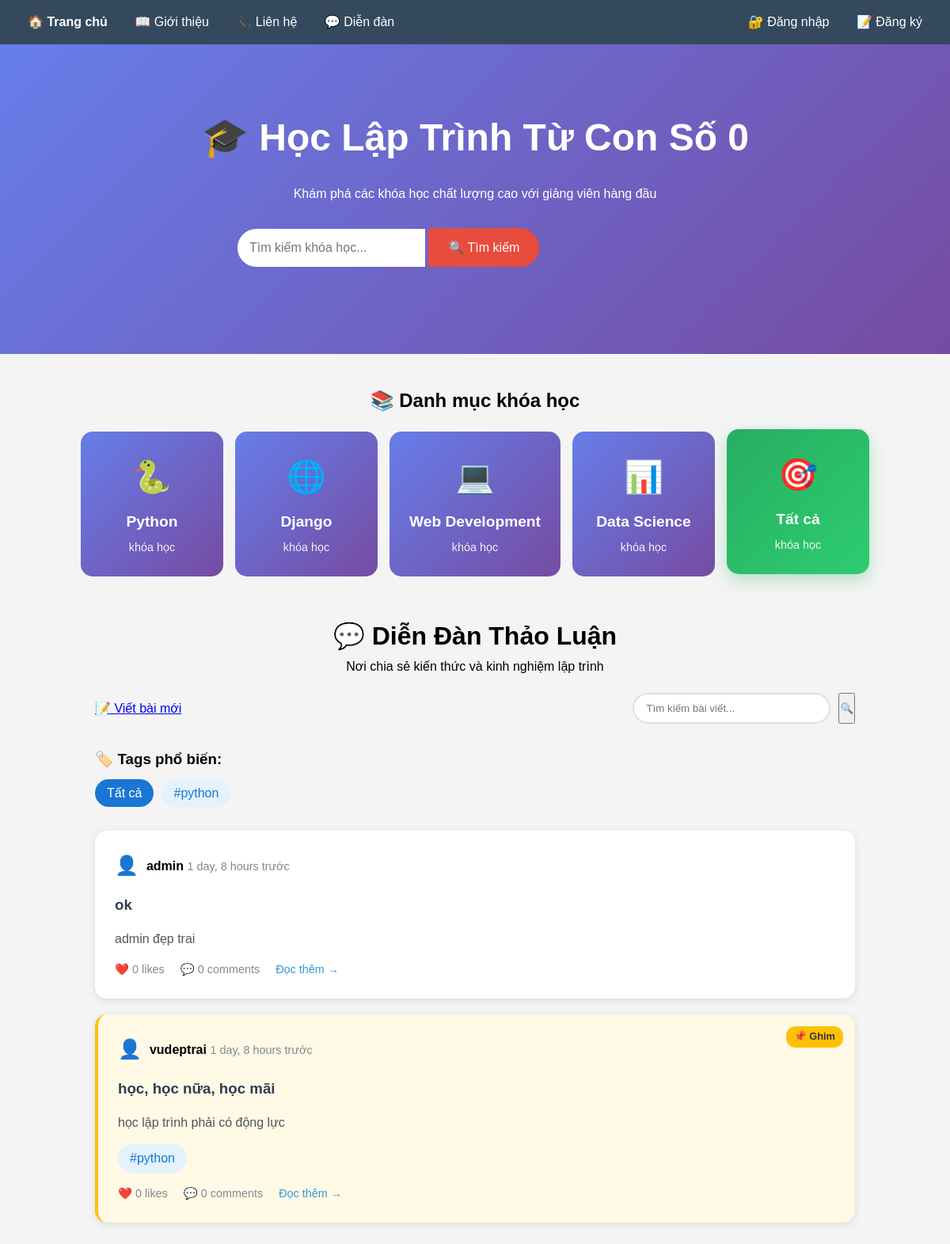
The app's page /forum/ with its own data.
### courses/models.py (models this page shows, shortened)
class ForumPost(models.Model):
    author = models.ForeignKey(User, on_delete=models.CASCADE, verbose_name="Tác giả")
    title = models.CharField(max_length=200, verbose_name="Tiêu đề")
    content = models.TextField(verbose_name="Nội dung")
    created_at = models.DateTimeField(auto_now_add=True, verbose_name="Ngày tạo")
    updated_at = models.DateTimeField(auto_now=True, verbose_name="Ngày cập nhật")
    tags = models.CharField(max_length=100, blank=True, verbose_name="Tags")
    is_pinned = models.BooleanField(default=False, verbose_name="Ghim bài")
    class Meta:
        ordering = ['-is_pinned', '-created_at']
        verbose_name = "Bài viết diễn đàn"
        verbose_name_plural = "Bài viết diễn đàn"

### courses/views.py (the view)
# urls.py: path('forum/', views.forum_list, name='forum_list'),
def forum_list(request):
    search_query = request.GET.get('q', '')
    tag_filter = request.GET.get('tag', '')
    posts = ForumPost.objects.annotate(
        like_count=Count('postlike'),
        comment_count=Count('comments')
    )
    if search_query:
        posts = posts.filter(
            Q(title__icontains=search_query) |
            Q(content__icontains=search_query) |
            Q(tags__icontains=search_query)
        )
    if tag_filter:
        posts = posts.filter(tags__icontains=tag_filter)
    popular_tags = ForumPost.objects.exclude(tags__isnull=True).exclude(tags__exact='')\
        .values_list('tags', flat=True)
    return render(request, 'courses/forum_list.html', {
        'posts': posts,
        'search_query': search_query,
        'tag_filter': tag_filter,
        'popular_tags': popular_tags
    })

### courses/templates/courses/forum_list.html (shortened to what this page needs)
{% extends 'courses/base.html' %}
{% block content %}
<div class="forum-container">
    <div class="forum-header">
        <h1>💬 Diễn Đàn Thảo Luận</h1>
        <p>Nơi chia sẻ kiến thức và kinh nghiệm lập trình</p>
        <div class="forum-actions">
            <a href="{% url 'forum_create' %}" class="btn-primary">📝 Viết bài mới</a>
            <form method="get" class="search-form">
                <input type="text" name="q" placeholder="Tìm kiếm bài viết..." value="{{ search_query }}">
                <button type="submit">🔍</button>
            </form>
        </div>
    </div>
    <div class="popular-tags">
        <h3>🏷️ Tags phổ biến:</h3>
        <div class="tags-list">
            <a href="{% url 'forum_list' %}" class="tag {% if not tag_filter %}active{% endif %}">Tất cả</a>
            {% for tag in popular_tags %}
                {% if tag %}
                <a href="{% url 'forum_list' %}?tag={{ tag }}" class="tag {% if tag_filter == tag %}active{% endif %}">
                    #{{ tag }}
                </a>
                {% endif %}
            {% endfor %}
        </div>
    </div>
    <div class="posts-list">
        {% for post in posts %}
        <div class="post-card {% if post.is_pinned %}pinned{% endif %}">
            {% if post.is_pinned %}<div class="pin-badge">📌 Ghim</div>{% endif %}
            <div class="post-header">
                <div class="author-info">
                    <span class="author-avatar">👤</span>
                    <div>
                        <strong>{{ post.author.username }}</strong>
                        <span class="post-date">{{ post.created_at|timesince }} trước</span>
                    </div>
                </div>
            </div>
            <h3><a href="{% url 'forum_detail' post.id %}">{{ post.title }}</a></h3>
            <div class="post-content-preview">
                {{ post.content|truncatewords:30 }}
            </div>
            {% if post.tags %}
            <div class="post-tags">
                {% for tag in post.tags.split %}
                <span class="tag">#{{ tag }}</span>
                {% endfor %}
            </div>
            {% endif %}
            <div class="post-stats">
                <span class="stat">❤️ {{ post.like_count }} likes</span>
                <span class="stat">💬 {{ post.comment_count }} comments</span>
                <a href="{% url 'forum_detail' post.id %}" class="read-more">Đọc thêm →</a>
            </div>
        </div>
        {% endfor %}
    </div>
</div>
{% endblock %}

### courses/templates/courses/base.html (style rules this page uses)
* { box-sizing: border-box; margin: 0; padding: 0; }
body { font-family: Arial, sans-serif; margin: 0; padding: 0; background-color: #f4f4f4; line-height: 1.6; }

### courses/templates/courses/forum_list.html (style rules this page uses)
.forum-container { max-width: 1000px; margin: 0 auto; padding: 20px; }
.forum-header { text-align: center; margin-bottom: 30px; }
.forum-actions { display: flex; justify-content: space-between; align-items: center; margin-top: 20px; flex-wrap: wrap; gap: 15px; }
.search-form { display: flex; gap: 10px; }
.search-form input { padding: 10px 15px; border: 2px solid #e0e0e0; border-radius: 25px; min-width: 250px; }
.popular-tags { margin: 30px 0; }
.tags-list { display: flex; flex-wrap: wrap; gap: 10px; margin-top: 10px; }
.tag { padding: 5px 15px; background: #e3f2fd; border-radius: 20px; text-decoration: none; color: #1976d2; transition: all 0.3s ease; }
.tag:hover, .tag.active { background: #1976d2; color: white; }
.posts-list { display: flex; flex-direction: column; gap: 20px; }
.post-card { background: white; padding: 25px; border-radius: 15px; box-shadow: 0 2px 10px rgba(0,0,0,0.1); transition: all 0.3s ease; position: relative; }
.post-card.pinned { border-left: 4px solid #ffc107; background: #fff9e6; }
.pin-badge { position: absolute; top: 15px; right: 15px; background: #ffc107; color: #333; padding: 3px 10px; border-radius: 12px; font-size: 0.8em; font-weight: bold; }
.post-header { display: flex; justify-content: space-between; align-items: center; margin-bottom: 15px; }
.author-info { display: flex; align-items: center; gap: 10px; }
.author-avatar { font-size: 1.5em; }
.post-date { color: #7f8c8d; font-size: 0.9em; }
.post-card h3 { margin: 0 0 15px 0; color: #2c3e50; }
.post-card h3 a { text-decoration: none; color: inherit; }
.post-content-preview { color: #555; line-height: 1.6; margin-bottom: 15px; }
.post-tags { display: flex; flex-wrap: wrap; gap: 8px; margin-bottom: 15px; }
.post-stats { display: flex; align-items: center; gap: 20px; color: #7f8c8d; font-size: 0.9em; }
.stat { display: flex; align-items: center; gap: 5px; }
.read-more { color: #3498db; text-decoration: none; font-weight: 500; }

### records on screen
ForumPost: author.username "admin", created_at "1 day, 8 hours", title "ok", content "admin đẹp trai", like_count "0", comment_count "0"
ForumPost: is_pinned "📌 Ghim", author.username "vudeptrai", created_at "1 day, 8 hours", title "học, học nữa, học mãi", content "học lập trình phải có động lực", split "python", like_count "0", comment_count "0"

### other values on screen
{{ tag }} "python"
